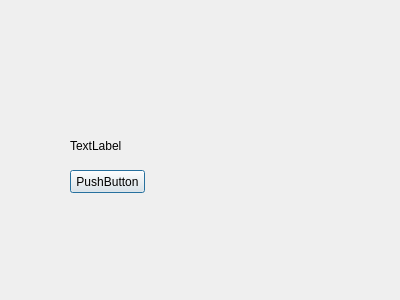
<?xml version="1.0" encoding="UTF-8"?>
<ui version="4.0">
 <class>Sender</class>
 <widget class="QDialog" name="Sender">
  <property name="geometry">
   <rect>
    <x>0</x>
    <y>0</y>
    <width>400</width>
    <height>300</height>
   </rect>
  </property>
  <property name="windowTitle">
   <string>Sender</string>
  </property>
  <widget class="QPushButton" name="pushButton">
   <property name="geometry">
    <rect>
     <x>70</x>
     <y>170</y>
     <width>75</width>
     <height>23</height>
    </rect>
   </property>
   <property name="text">
    <string>PushButton</string>
   </property>
  </widget>
  <widget class="QLabel" name="label">
   <property name="geometry">
    <rect>
     <x>70</x>
     <y>140</y>
     <width>54</width>
     <height>12</height>
    </rect>
   </property>
   <property name="text">
    <string>TextLabel</string>
   </property>
  </widget>
 </widget>
 <layoutdefault spacing="6" margin="11"/>
 <resources/>
 <connections/>
</ui>
